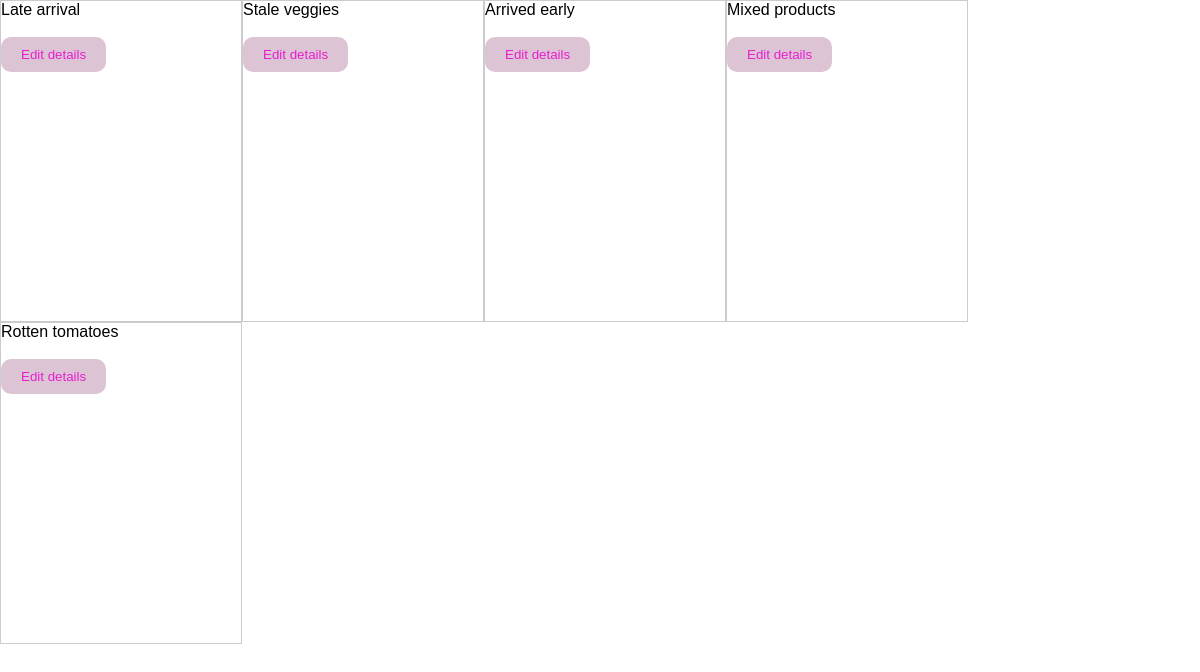
The app's page /feedback/list with its own data.
### feedback/models.py (models this page shows, shortened)
class Review(models.Model):
    subject = models.CharField(max_length=32,default='')
    product_name = models.CharField(max_length=32, default='')
    rating = models.PositiveIntegerField()
    comment = models.TextField()
    date_created = models.DateTimeField(auto_now_add=True)

### feedback/views.py (the view)
# urls.py: path('list', review_list, name='review_list'),
def review_list(request):
    reviews = Review.objects.all()
    return render(request, 'feedback/review_list.html', {'reviews': reviews})

### templates/feedback/review_list.html (shortened to what this page needs)
<!DOCTYPE html>
<html lang="en">
<head>
    {% load static %}
    <link rel="stylesheet" href="{% static 'css/inventory.css'%}">
</head>
<body>
    <div class="container">
        {% for review in reviews %}
        <div class="product">
                <a href="{% url 'review_detail' id=review.id %}">{{ review.subject }}</a>
                <br>
                <br>
            <button>
                <a href="{% url 'review_update' id=review.id %}">Edit details</a>
            </button>
        </div>
            {% endfor %}
    </div>
</body>
</html>

### cart/static/css/inventory.css (style rules this page uses)
body { font-family: sans-serif; margin: 0; padding: 0; }
button { background-color: #ddc4d5; padding: 10px 20px; border-radius: 10px !important; border: none; cursor: pointer; }
button >a { color: rgb(230, 31, 206) !important; text-decoration: none; }
.container { display: flex ; flex-wrap: wrap; }
.product { border: 1px solid #ccc; width: 15rem; height: 20rem; }
.product >a { text-decoration: none !important; color: black !important; }

### records on screen
Review: subject "Late arrival"
Review: subject "Stale veggies"
Review: subject "Arrived early"
Review: subject "Mixed products"
Review: subject "Rotten tomatoes"
